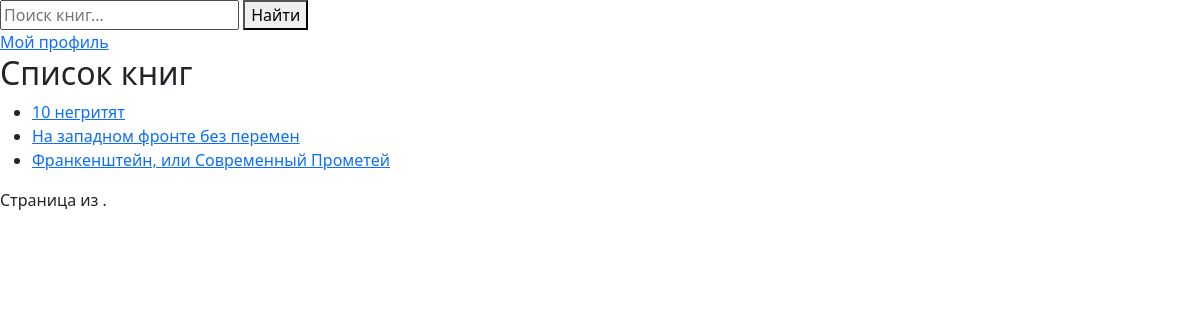
/books/, run on an earlier commit of the app's database.
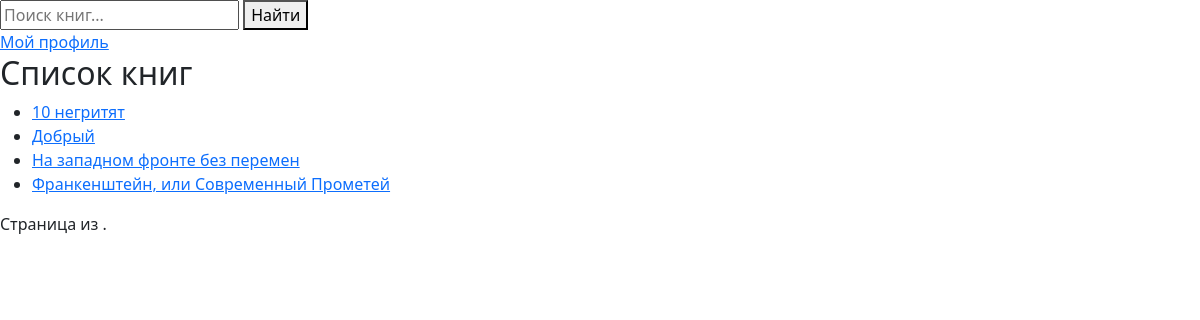
And on a later commit of the database.
### books/models.py (models this page shows, shortened)
class Book(models.Model):
    title = models.CharField(max_length = 100)
    summary = models.TextField(max_length = 1000, help_text = 'Краткое описание книги', blank = True)
    author = models.ForeignKey('Author', on_delete = models.SET_NULL, null = True)
    owners = models.ManyToManyField(User, related_name='books', blank=True)
    image_url = models.URLField(blank=True, null = True)
    class Meta:
        ordering = ['title']

### books/views.py (the view)
# urls.py: path('', views.BookListView.as_view(), name = 'book-list'),
class BookListView(ListView):
    model = Book
    template_name = 'books/book_list.html'
    context_object_name = 'books'
    paginate_by = 10
    def get_queryset(self):
        query = self.request.GET.get('q')
        if query:
            return Book.objects.filter(
                Q(title__icontains = query) | Q(author__first_name__icontains = query)
            )
        return Book.objects.all()

### books/templates/books/book_list.html (shortened to what this page needs)
{% extends 'books/base.html' %}
{% block content %}
    <form method="get" action="{% url 'book-list' %}">
        <input type="text" name="q" placeholder="Поиск книг...">
        <button type="submit">Найти</button>
    </form>
    <a href="{% url 'profile' %}">Мой профиль</a>
    <h2>Список книг</h2>
    <ul>
        {% for book in books %}
            <li>
                <a href="{% url 'book-detail' pk=book.pk %}">{{ book.title }}</a>
            </li>
        {% endfor %}
    </ul>
    <div class="pagination">
        <span class="step-links">
            <span class="current">
                Страница {{ books.number }} из {{ books.paginator.num_pages }}.
            </span>
        </span>
    </div>
{% endblock %}

### books/templates/books/base.html (shortened to what this page needs)
<!DOCTYPE html>
<html>
<head>
    <link href="https://cdn.jsdelivr.net/npm/bootstrap@5.3.0/dist/css/bootstrap.min.css" rel="stylesheet">
</head>
<body>
    <main>
        {% block content %}
        {% endblock %}
    </main>
</body>
</html>

What changed in the data, as far as the page shows it:
added Book: title "Добрый"
